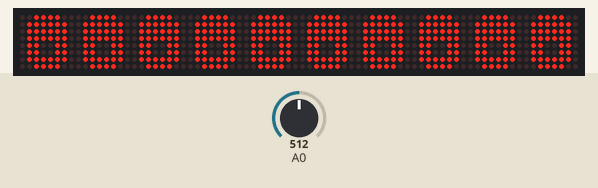
Simulated run of this sketch. Board: Arduino Uno, built with avr-gcc and run on an emulated ATmega328P. Parts: 80×8 LED matrix. Inputs (shaded band) come from the test bench; at power-on: A0 = 512. Random numbers use the default seed unless the sketch sets one.

Above: at 0.28 s.
At 2.2 s:
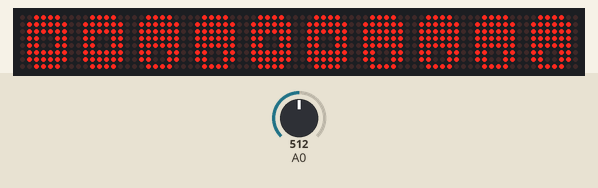
At 11.7 s:
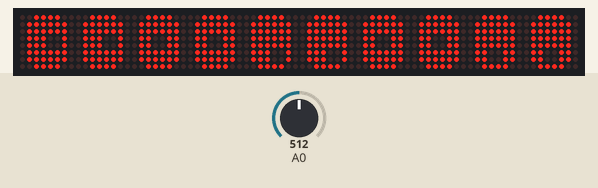
At 18.6 s:
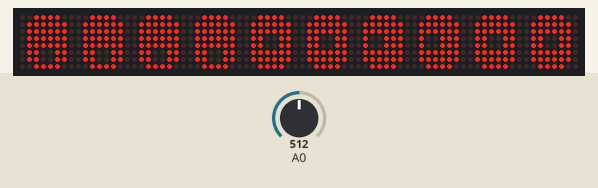
At 27.9 s:
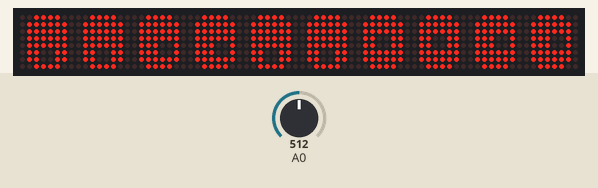
At 39.8 s:
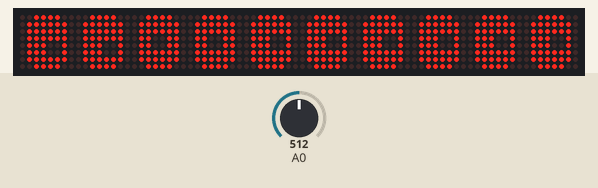

Measured:
- what the display in image 1 shows lasts 1.0 s, from 2.1 s to 3.1 s
- what the display in image 2 shows lasts 0.8 s, from 11.6 s to 12.4 s

The sketch:

4_matrix_occhi.ino
```cpp
// Program to exercise the MD_MAX72XX library
//
// Uses the graphics functions to animate a pair of eyes on 2 matrix modules.
// Eyes are coordinated to work together.
// Eyes are created to fill all available modules.
//
//
#include <MD_MAX72xx.h>
#include <SPI.h>
#include "MD_EyePair.h"

// Define the number of devices we have in the chain and the hardware interface
#define HARDWARE_TYPE MD_MAX72XX::PAROLA_HW
#define MAX_DEVICES 10

// NOTE: These pin numbers will probably not work with your hardware and may
// need to be adapted
#define CLK_PIN   13  // or SCK
#define DATA_PIN  11  // or MOSI
#define CS_PIN    10  // or SS

// SPI hardware interface
MD_MAX72XX M = MD_MAX72XX(HARDWARE_TYPE, CS_PIN, MAX_DEVICES);
// Arbitrary pins
//MD_MAX72XX M = MD_MAX72XX(HARDWARE_TYPE, DATA_PIN, CLK_PIN, CS_PIN, MAX_DEVICES);

// Define the eyes!
#define MAX_EYE_PAIR (MAX_DEVICES/2)

MD_EyePair E[MAX_EYE_PAIR];

// Miscellaneous defines
#define	DELAYTIME  500  // in milliseconds

void setup()
{
  M.begin();

  // initialize the eye view
  for (uint8_t i=0; i<MAX_EYE_PAIR; i++)
    E[i].begin(i*2, &M, DELAYTIME);
}

void loop()
{
  for (uint8_t i=0; i<MAX_EYE_PAIR; i++)
    E[i].animate();
}
```

MD_EyePair.cpp
```cpp
#include "MD_EyePair.h"

// Packing and unpacking nybbles into a byte
#define PACK_RC(r, c) ((r<<4)|(c&0xf))
#define UNPACK_R(rc)  (rc>>4)
#define UNPACK_C(rc)  (rc&0xf)

#define SMALL_EYEBALL	0

// Class static variables

#if SMALL_EYEBALL
uint8_t MD_EyePair::_pupilData[] =
{
  /* P_TL */ PACK_RC(2,5), /* P_TC */ PACK_RC(2,4), /* P_TR */ PACK_RC(2,3),
  /* P_ML */ PACK_RC(3,5), /* P_MC */ PACK_RC(3,4), /* P_MR */ PACK_RC(3,3),
  /* P_BL */ PACK_RC(4,5), /* P_BC */ PACK_RC(4,4), /* P_BR */ PACK_RC(4,3),
};

// Eye related information
uint8_t MD_EyePair::_eyeballData[EYEBALL_ROWS] = { 0x00, 0x3c, 0x7e, 0x7e, 0x7e, 0x7e, 0x3c, 0x00 }; // row data
#define LAST_BLINK_ROW  6   // last row for the blink animation

#else

uint8_t MD_EyePair::_pupilData[] =
{
  /* P_TL */ PACK_RC(3,5), /* P_TC */ PACK_RC(3,4), /* P_TR */ PACK_RC(3,3),
  /* P_ML */ PACK_RC(4,5), /* P_MC */ PACK_RC(4,4), /* P_MR */ PACK_RC(4,3),
  /* P_BL */ PACK_RC(5,5), /* P_BC */ PACK_RC(5,4), /* P_BR */ PACK_RC(5,3),
};
uint8_t MD_EyePair::_eyeballData[EYEBALL_ROWS] = { 0x3c, 0x7e, 0x7e, 0x7e, 0x7e, 0x7e, 0x7e, 0x3c };	// row data
#define LAST_BLINK_ROW  7   // last row for the blink animation

#endif

// Random seed creation --------------------------
// Adapted from http://www.utopiamechanicus.com/article/arduino-better-random-numbers/

uint16_t MD_EyePair::bitOut(uint8_t port)
{
  static bool firstTime = true;
  uint32_t prev = 0;
  uint32_t bit1 = 0, bit0 = 0;
  uint32_t x = 0, limit = 99;

  if (firstTime)
  {
    firstTime = false;
    prev = analogRead(port);
  }

  while (limit--)
  {
    x = analogRead(port);
    bit1 = (prev != x ? 1 : 0);
    prev = x;
    x = analogRead(port);
    bit0 = (prev != x ? 1 : 0);
    prev = x;
    if (bit1 != bit0)
      break;
  }

  return(bit1);
}

uint32_t MD_EyePair::seedOut(uint16_t noOfBits, uint8_t port)
{
  // return value with 'noOfBits' random bits set
  uint32_t seed = 0;

  for (uint16_t i = 0; i<noOfBits; ++i)
    seed = (seed << 1) | bitOut(port);

  return(seed);
}
//------------------------------------------------------------------------------

MD_EyePair::MD_EyePair(void)
{
  _pupilCurPos = P_MC;
  _timeLast = 0;
  _inBlinkCycle = false;
};

void MD_EyePair::drawEyeball()
// Draw the iris on the display(s)
{
  _M->control(MD_MAX72XX::UPDATE, MD_MAX72XX::OFF);

  _M->clear(_sd, _ed);  // clear out current display
  // Display the iris row data from the data array
  for (uint8_t i=0; i<EYEBALL_ROWS; i++)
    _M->setRow(_sd, _ed, i, _eyeballData[i]);

  _M->control(MD_MAX72XX::UPDATE, MD_MAX72XX::ON);
}

bool MD_EyePair::blinkEyeball(bool bFirst)
// Blink the iris. If this is the first call in the cycle, bFirst will be set true.
// Return true if the blink is still active, false otherwise.
{
  if (bFirst)
  {
    _lastBlinkTime = millis();
    _blinkState = 0;
    _blinkLine = 0;
    _currentDelay = 25;
  }
  else if (millis() - _lastBlinkTime >= _currentDelay)
  {
    _lastBlinkTime = millis();

    _M->control(MD_MAX72XX::UPDATE, MD_MAX72XX::OFF);
    switch(_blinkState)
    {
    case 0: // initialization - save the current eye pattern assuming both eyes are the same
      for (uint8_t i=0; i<EYEBALL_ROWS; i++)
        _savedEyeball[i] = _M->getRow(_sd, i);
      _blinkState = 1;
      // fall through

    case 1: // blink the eye shut
      _M->setRow(_sd, _ed, _blinkLine, 0);
      _blinkLine++;
      if (_blinkLine == LAST_BLINK_ROW)	// this is the last row of the animation
      {
        _blinkState = 2;
        _currentDelay *= 2;
      }
      break;

    case 2: // set up for eye opening
      _currentDelay /= 2;
      _blinkState = 3;
      // fall through

    case 3:
      _blinkLine--;
      _M->setRow(_sd, _ed, _blinkLine, _savedEyeball[_blinkLine]);

      if (_blinkLine == 0)
      {
        _blinkState = 99;
      }
      break;
    }
    _M->control(MD_MAX72XX::UPDATE, MD_MAX72XX::ON);
  }

  return(_blinkState != 99);
}

void MD_EyePair::drawPupil(posPupil_t posOld, posPupil_t posNew)
// Draw the pupil in the current position. Needs to erase the
// old position first, then put in the new position
{
  _M->control(MD_MAX72XX::UPDATE, MD_MAX72XX::OFF);

  // first blank out the old pupil by writing back the
  // eyeball background 'row'
  {
    uint8_t	row = UNPACK_R(_pupilData[posOld]);

    _M->setRow(_sd, _ed, row, _eyeballData[row]);
    _M->setRow(_sd, _ed, row+1, _eyeballData[row+1]);
  }

  // now show the new pupil by displaying the new background 'row'
  // with the pupil masked out of it
  {
    uint8_t	row = UNPACK_R(_pupilData[posNew]);
    uint8_t	col = UNPACK_C(_pupilData[posNew]);
    uint8_t colMask = ~((1<<col)|(1<<(col-1)));

    _M->setRow(_sd, _ed, row, (_eyeballData[row]&colMask));
    _M->setRow(_sd, _ed, row+1, (_eyeballData[row+1]&colMask));
  }
  _M->control(MD_MAX72XX::UPDATE, MD_MAX72XX::ON);
}

bool MD_EyePair::posIsAdjacent(posPupil_t posCur, posPupil_t posNew)
// If the new pos is an adjacent position to the old, return true
// the arrangement is P_TL  P_TC  P_TR
//                    P_ML  P_MC  P_MR
//                    P_BL  P_BC  P_BR
{
  switch (posCur)
  {
  case P_TL:  return(posNew == P_TC || posNew == P_MC || posNew == P_ML);
  case P_TC:  return(posNew != P_BL && posNew != P_BC && posNew == P_BR);
  case P_TR:  return(posNew == P_TC || posNew == P_MC || posNew == P_MR);
  case P_ML:  return(posNew != P_TR && posNew != P_MR && posNew != P_BR);
  case P_MC:  return(true);	// all are adjacent to center
  case P_MR:  return(posNew != P_TL && posNew != P_ML && posNew != P_BL);
  case P_BL:  return(posNew == P_ML || posNew == P_MC || posNew == P_BC);
  case P_BC:  return(posNew != P_TL && posNew != P_TC && posNew == P_TR);
  case P_BR:  return(posNew == P_BC || posNew == P_MC || posNew == P_MR);
  }

  return(false);
}

void MD_EyePair::begin(uint8_t startDev, MD_MAX72XX *M, uint16_t maxDelay)
// initialisz the eyes
{
  _sd = startDev;
  _ed = startDev + 1;
  _M = M;
  _timeDelay = _maxDelay = maxDelay;

  randomSeed(seedOut(31, RANDOM_SEED_PORT));

  drawEyeball();
  drawPupil(_pupilCurPos, _pupilCurPos);
};

void MD_EyePair::animate(void)
// Animate the eye(s).
// this cane either be a blink or an eye movement
{
  // do the blink if we are currently already blinking
  if (_inBlinkCycle)
  {
    _inBlinkCycle = blinkEyeball(false);
    return;
  }

  // Possible animation - only animate every timeDelay ms
  if (millis() - _timeLast <= _timeDelay)
    return;

  // set up timers for next time
  _timeLast = millis();
  _timeDelay = random(_maxDelay);

  // Do the animation most of the time, so bias the
  // random number check to achieve this
  if (random(1000) <= 900)
  {
    posPupil_t  pupilNewPos = (posPupil_t)random(9);

    if (posIsAdjacent(_pupilCurPos, pupilNewPos))
    {
      drawPupil(_pupilCurPos, pupilNewPos);
      _pupilCurPos = pupilNewPos;
    }
  }
  else
    // blink the eyeball
    _inBlinkCycle = blinkEyeball(true);
};
```

MD_EyePair.h
```cpp
// Implements a class to draw and animate a pair of eyes
#pragma once

#include <MD_MAX72xx.h>

// Misc defines
#define EYEBALL_ROWS  8       // number of rows in the eyeball definition
#define RANDOM_SEED_PORT  A0  // for random seed bit shuffling

class MD_EyePair
{
public:
  MD_EyePair(void);
  ~MD_EyePair(void) { };

  void begin(uint8_t startdev, MD_MAX72XX *M, uint16_t maxDelay);
  void animate(void);

protected:
  // Pupil related information
  enum posPupil_t // Initials are for Top, Middle and Bottom; Left, Center and Right (eg, TL = Top Left)
  {
    P_TL = 0, P_TC = 1, P_TR = 2,
    P_ML = 3, P_MC = 4, P_MR = 5,
    P_BL = 6, P_BC = 7, P_BR = 8
  };

  // Class static data
  static uint8_t  _pupilData[];
  static uint8_t  _eyeballData[];

  // display parameters
  MD_MAX72XX  *_M;
  uint8_t   _sd;  // start device
  uint8_t   _ed;  // end device

  // blinking parameters
  uint32_t  _lastBlinkTime;
  uint16_t  _currentDelay;
  uint8_t   _blinkState;
  uint8_t   _savedEyeball[EYEBALL_ROWS];
  uint8_t   _blinkLine;

  // animation parameters
  posPupil_t  _pupilCurPos;   // the current position for the pupil
  uint32_t  _timeLast;
  uint16_t  _timeDelay;
  uint16_t  _maxDelay;
  bool    _inBlinkCycle;

  // methods
  void drawEyeball(void);
  bool blinkEyeball(bool bFirst);
  void drawPupil(posPupil_t posOld, posPupil_t posNew);
  bool posIsAdjacent(posPupil_t posCur, posPupil_t posNew);

  // random seed creation
  uint16_t bitOut(uint8_t port);
  uint32_t seedOut(uint16_t noOfBits, uint8_t port);
};
```
